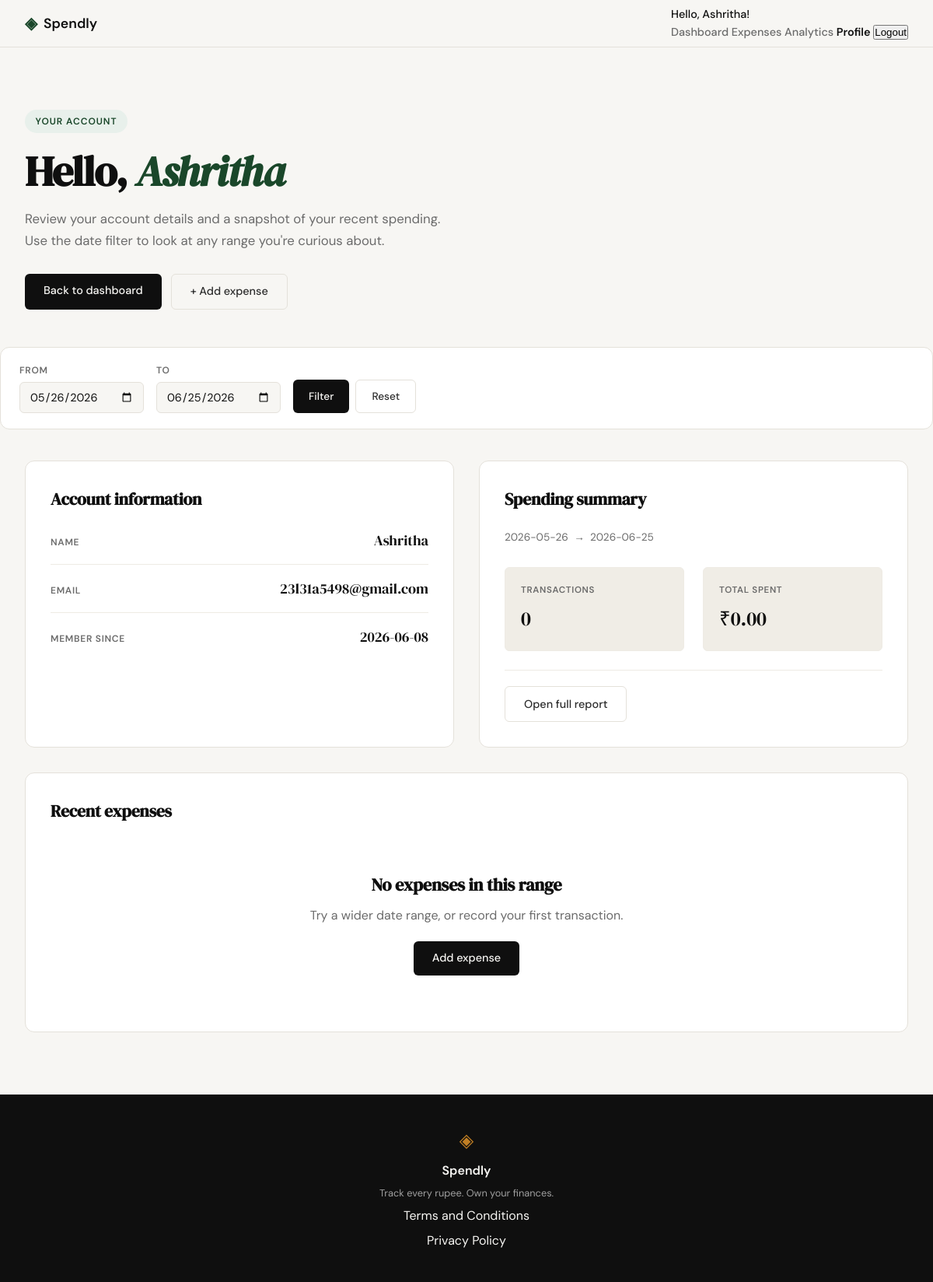
Page /profile (signed in) on the earlier database version.
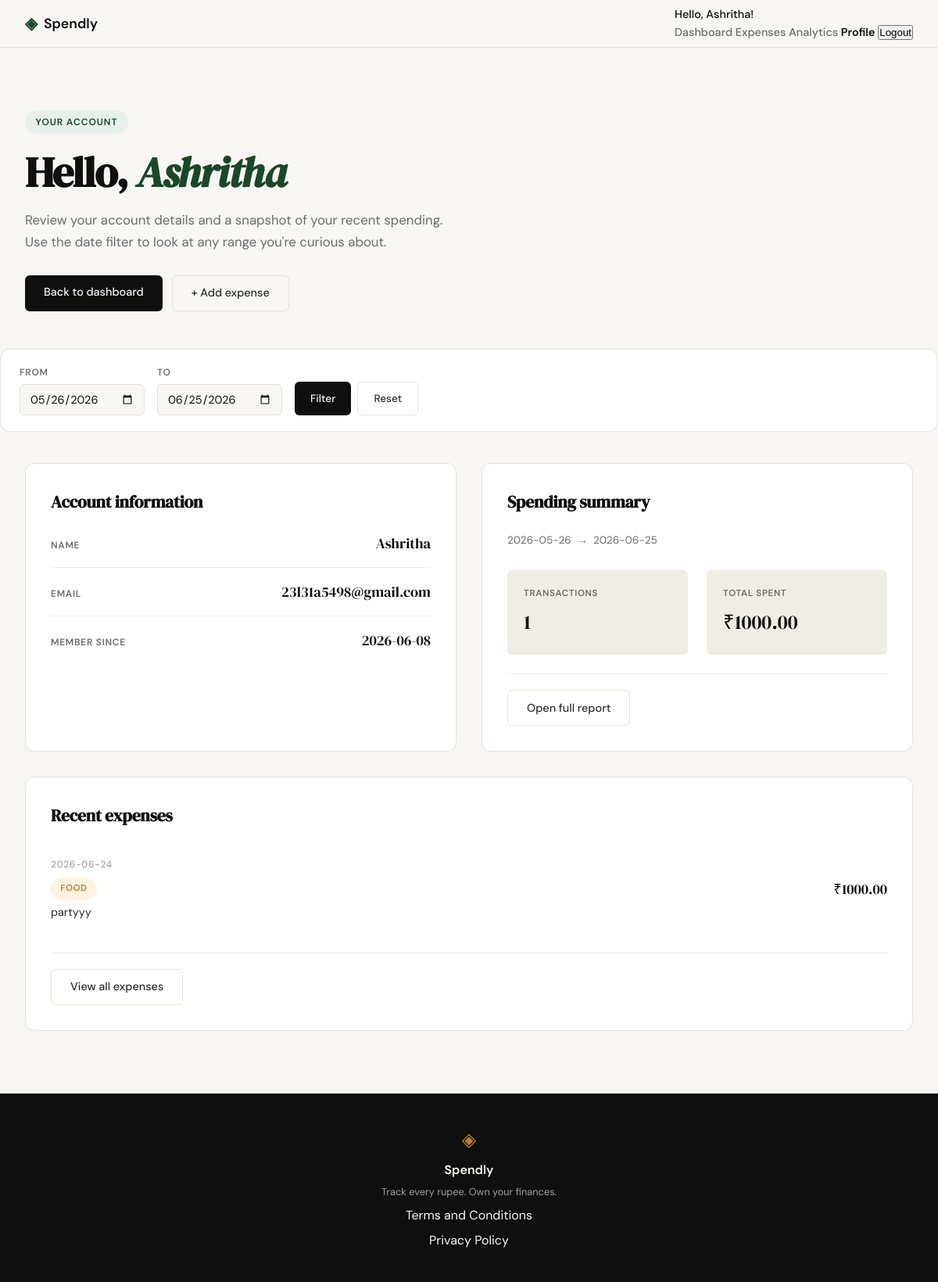
Same page on the later database version.
### tables this page shows
CREATE TABLE expenses (
            id INTEGER PRIMARY KEY AUTOINCREMENT,
            user_id INTEGER NOT NULL,
            amount REAL NOT NULL,
            category TEXT NOT NULL,
            date TEXT NOT NULL,
            description TEXT,
            created_at TEXT DEFAULT CURRENT_TIMESTAMP,
            FOREIGN KEY (user_id) REFERENCES users (id)
        );

### app.py (the view)
@app.route("/profile")
@login_required
def profile():
    if 'user_id' not in session:
        return redirect(url_for('login'))
    start_date = request.args.get('start_date')
    end_date = request.args.get('end_date')
    if not start_date and not end_date:
        end_date = datetime.now().strftime('%Y-%m-%d')
        start_date = (datetime.now() - timedelta(days=30)).strftime('%Y-%m-%d')
    elif not start_date:
        start_date = end_date
    elif not end_date:
        end_date = start_date
    if start_date > end_date:
        start_date, end_date = end_date, start_date
    conn = get_db()
    try:
        cursor = conn.cursor()
        cursor.execute(
            "SELECT name, email, created_at FROM users WHERE id = ?",
            (session['user_id'],)
        )
        user = cursor.fetchone()
        if user is None:
            session.clear()
            return redirect(url_for('login'))
        cursor.execute(
            "SELECT COUNT(*) as count, COALESCE(SUM(amount), 0) as total FROM expenses WHERE user_id = ? AND date >= ? AND date <= ?",
            (session['user_id'], start_date, end_date)
        )
        summary = cursor.fetchone()
        cursor.execute(
            """SELECT id, amount, category, date, description
               FROM expenses
               WHERE user_id = ? AND date >= ? AND date <= ?
               ORDER BY date DESC, created_at DESC
               LIMIT 5""",
            (session['user_id'], start_date, end_date)
        )
        recent_expenses = cursor.fetchall()
        return render_template("profile.html",
                              user=user,
                              summary=summary,
                              recent_expenses=recent_expenses,
                              start_date=start_date,
                              end_date=end_date)
    except Exception as e:
        return render_template("error.html", error="Unable to load profile"), 500
    finally:
        conn.close()

### app.py (called while the page is built)
def login_required(f):
    @wraps(f)
    def decorated_function(*args, **kwargs):
        if 'user_id' not in session:
            return redirect(url_for('login'))
        return f(*args, **kwargs)
    return decorated_function

### database/db.py (called while the page is built)
def get_db():
    conn = sqlite3.connect('spendly.db')
    conn.row_factory = sqlite3.Row
    conn.execute('PRAGMA foreign_keys = ON')
    return conn

### templates/profile.html (shortened to what the changed rows need)
{% extends "base.html" %}
{% block content %}
<section class="page-hero">
    <div class="page-hero-inner">
        <h1 class="page-hero-title">
            Hello, <em>{{ user.name }}</em>
        </h1>
    </div>
</section>
<section class="dashboard-modules">
    <div class="dashboard-module">
        <h2>Account information</h2>
    </div>
    {% if summary %}
    <div class="dashboard-module">
        <h2>Spending summary</h2>
        <p class="empty-state" style="text-align:left; padding: 0 0 0.75rem; color: var(--ink-muted); font-size: 0.85rem;">
            {{ start_date }} &nbsp;→&nbsp; {{ end_date }}
        </p>
        <div class="stat-grid">
            <div class="stat-block">
                <div class="stat-label">Transactions</div>
                <div class="stat-value">{{ summary.count }}</div>
            </div>
            <div class="stat-block">
                <div class="stat-label">Total spent</div>
                <div class="stat-value">₹{{ "%.2f"|format(summary.total) }}</div>
            </div>
        </div>
        <div class="module-footer">
            <a href="{{ url_for('expenses_summary') }}" class="btn-ghost">Open full report</a>
        </div>
    </div>
    {% endif %}
    <div class="dashboard-module full">
        <h2>Recent expenses</h2>
        {% if recent_expenses|length > 0 %}
        <div class="activity-list">
            {% for expense in recent_expenses %}
            <div class="activity-item">
                <div class="activity-item-info">
                    <div class="activity-date">{{ expense.date }}</div>
                    <div class="activity-category">
                        <span class="category-tag category-{{ expense.category|lower|replace(' ', '-') }}">
                            {{ expense.category }}
                        </span>
                    </div>
                    <div class="activity-description">
                        {{ expense.description or 'No description' }}
                    </div>
                </div>
                <div class="activity-amount">
                    ₹{{ "%.2f"|format(expense.amount) }}
                </div>
            </div>
            {% endfor %}
        </div>
        <div class="module-footer">
            <a href="{{ url_for('expenses') }}" class="btn-ghost">View all expenses</a>
        </div>
        {% else %}
        <div class="empty-state">
            <h2>No expenses in this range</h2>
            <p>Try a wider date range, or record your first transaction.</p>
            <a href="{{ url_for('add_expense') }}" class="btn-primary">Add expense</a>
        </div>
        {% endif %}
    </div>
</section>
{% endblock %}

Differences in the rows shown:
added expenses: date "2026-06-24", category "FOOD", description "partyyy", amount "1000.00"
Other differences:
{{ summary.count }}: "0" → "1"
{{ "%.2f"|format(summary.total) }}: "0.00" → "1000.00"
text no longer shown: "No expenses in this range Try a wider date range, or record your first transaction. Add expense"
text now shown: "View all expenses"
